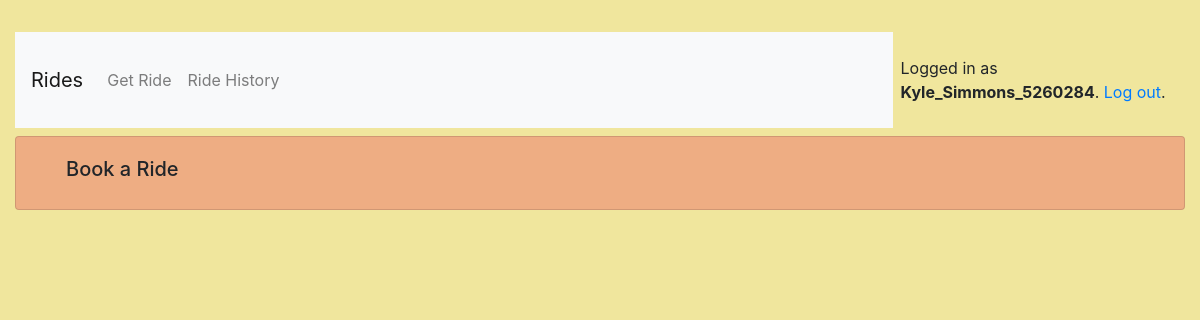
Page /r/live/ (signed in) on the earlier database version.
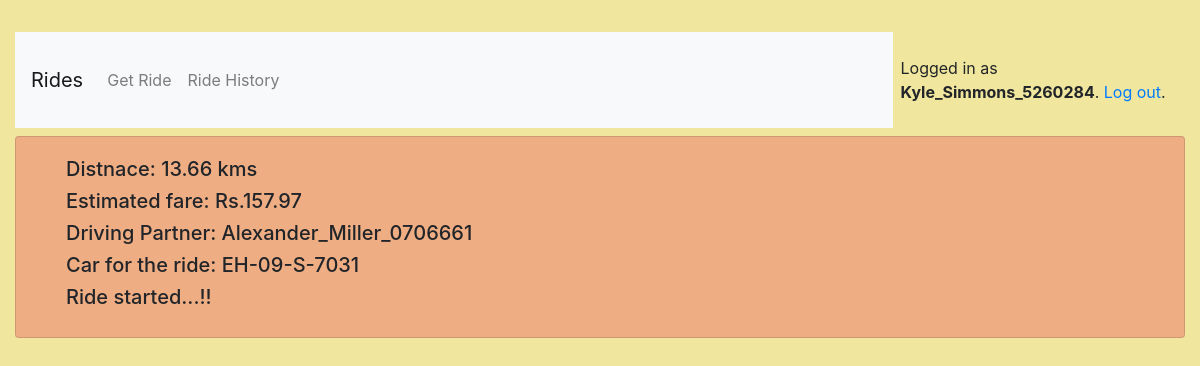
Same page on the later database version.
### rides/models.py (models this page shows, shortened)
class User(AbstractUser):
    is_rider = models.BooleanField(default=False)
    is_ex = models.BooleanField(default=False)
    name = models.CharField(max_length=100)
    cell = PhoneNumberField(blank=True)
    wallet = models.DecimalField(max_digits=15, decimal_places=2, default=0.0)

class Ride(models.Model):
    rider = models.ForeignKey(User, on_delete=models.CASCADE, null=True, blank=True)
    cabee = models.ForeignKey(Executive, on_delete=models.CASCADE, null=True, blank=True)
    cab = models.ForeignKey(Cab, on_delete=models.CASCADE, null=True, blank=True)
    date_time = models.DateTimeField(auto_now=False, auto_now_add=True)
    updated_time = models.DateTimeField(auto_now=True, auto_now_add=False)
    status = models.ForeignKey(Status, on_delete=models.CASCADE, null=True, blank=True)
    travelled = models.DecimalField(max_digits=15, decimal_places=2, default=0.0)
    charges = models.DecimalField(max_digits=15, decimal_places=2, default=0.0)
    source = models.CharField(max_length=200, blank=False)
    destination = models.CharField(max_length=200, blank=False)
    is_started = models.BooleanField(default=False)

class Executive(models.Model):
    user = models.OneToOneField(User, on_delete=models.CASCADE, primary_key=True)
    car = models.OneToOneField(Cab, on_delete=models.CASCADE, null=True, blank=False)
    shift = models.CharField(max_length=1)
    avg_r = models.DecimalField(max_digits=2, decimal_places=1, default=4.0)
    reg_city = models.CharField(max_length=200)
    is_engaged = models.BooleanField(default=False)
    reached_loc = models.BooleanField(default=False)
    charges = models.DecimalField(max_digits=15, decimal_places=2, default=0.0)
    def __str__(self):
        return self.user.username

class Cab(models.Model):
    number = models.CharField(max_length=20, unique=True)
    lat = models.DecimalField(max_digits=20, decimal_places=14, default=0.0)
    lng = models.DecimalField(max_digits=20, decimal_places=14, default=0.0)
    curr_save_time = models.DateTimeField(auto_now_add=False, auto_now=True)
    class Meta():
        ordering = ['number']
    def __str__(self):
        return self.number

### rides/views/rider.py (the view, shortened to what this page needs)
# urls.py: path('live/', rider.BookRide.as_view(), name='live'),
@method_decorator([login_required, rider_required], name='dispatch')
class BookRide(UpdateView):
    model = User
    fields = '__all__'
    template_name = 'rides/rider/check_ride.html'
    def get_object(self):
        return self.request.user
    def get_context_data(self, **kwargs):
        context = super().get_context_data(**kwargs)
        rider = self.get_object()
        status_oq = Status.objects.get(name="On Queue")
        status_og = Status.objects.get(name="Ongoing")
        ride = rider.ride_set.all().filter(
            Q(status=status_oq) | Q(status=status_og)
        ).first()
        if not ride:
            context["ride_available"] = False
        else:
            context["ride_available"] = True
            context['ride'] = ride
            print(ride.rider.username)
        return context

### rides/templates/rides/rider/check_ride.html
{% extends "base.html" %}
{% load static%}
{% load crispy_forms_tags %}
{% block content %}
<link rel="stylesheet" type="text/css" href="{% static 'css/map_view/get_ride.css' %}">
  <div class="row">
    <div class="col-5">
      <div class="container">
        {% if not ride %}
          <p class="h5">Book a Ride</p>
        {% else %}
          <p class="h5">Distnace: {{ride.travelled}} kms</p>
          <p class="h5">Estimated fare: Rs.{{ride.charges}}</p>
          {% if not ride.cabee %}
            <p class="h5">Looking for nearby cars...!!</p>
          {% else %}
            <p class="h5">Driving Partner: {{ ride.cabee }}</p>
            <p class="h5">Car for the ride: {{ ride.cab }}</p>
            {% if ride.is_started %}
              <p class="h5">Ride started...!!</p>
            {% else %}
              <p class="h5">Partner reaching you location...!!</p>
            {% endif %}
          {% endif %}
        {% endif %}
      </div>
    </div>
  </div>
{% endblock %}

### templates/base.html (shortened to what this page needs)
{% load static %}
<!DOCTYPE html>
<html>
  <head>
    <link rel="stylesheet" href="https://maxcdn.bootstrapcdn.com/bootstrap/4.0.0/css/bootstrap.min.css">
    <link rel="stylesheet" type="text/css" href="{% static 'css/app/app_view.css' %}">
  </head>
  <body>
    <div class="container my-4">
      <div class="row justify-content-center">
        <div class="contianer" id="body_content">
          <div class="row my-2">
            <nav class="navbar navbar-expand-lg navbar-light bg-light col-sm-6 col-md-8 col-lg-9">
              <a class="navbar-brand" data-toggle="tooltip" title="Go to home page!" href="{% url 'home' %}">Rides</a>
              <div class="navbar-nav">
                {% if user.is_authenticated %}
                  <div class="collapse navbar-collapse" id="navbarSupportedContent">
                    <ul class="navbar-nav mr-auto">
                      {% if user.is_rider %}
                        <li>
                          <a class="nav-item nav-link" href="{% url 'rider:book' %}">Get Ride</a>
                        </li>
                        <li>
                          <a class="nav-item nav-link" href="{% url 'rider:history' %}">Ride History</a>
                        </li>
                      {% endif %}
                    </ul>
                  </div>
                {% endif %}
              </div>
            </nav>
            <div class="d-inline-flex p-2 col-sm-6 col-md-4 col-lg-3">
              {% if user.is_authenticated %}
                <p class="pt-3">Logged in as <strong>{{ user.username }}</strong>. <a href="{% url 'logout' %}">Log out</a>.</p>
              {% else %}
                <a href="{% url 'signup' %}" class="btn btn-primary" role="button">Sign up</a>
                <a href="{% url 'login' %}" class="btn btn-light" role="button">Log in</a>
              {% endif %}
            </div>
          </div>
          <div class="row">
            <div class="card mb-3 col" id="main_content">
              <div class="card-body">
                {% block content %}
                {% endblock %}
              </div>
            </div>
          </div>
        </div>
      </div>
    </div>
  </body>
</html>

### rides/static/css/app/app_view.css (style rules this page uses)
body,html { background: #F0E69D; }
#main_content { background-color: #EEAD83; }
#body_content { width: 100%; }

Differences in the rows shown:
added Ride: travelled "13.66", charges "157.97", cabee "Alexander_Miller_0706661", cab "EH-09-S-7031"
Other differences:
text no longer shown: "Book a Ride"
text now shown: "Distnace: kms Estimated fare: Rs. Driving Partner: Car for the ride: Ride started...!!"
